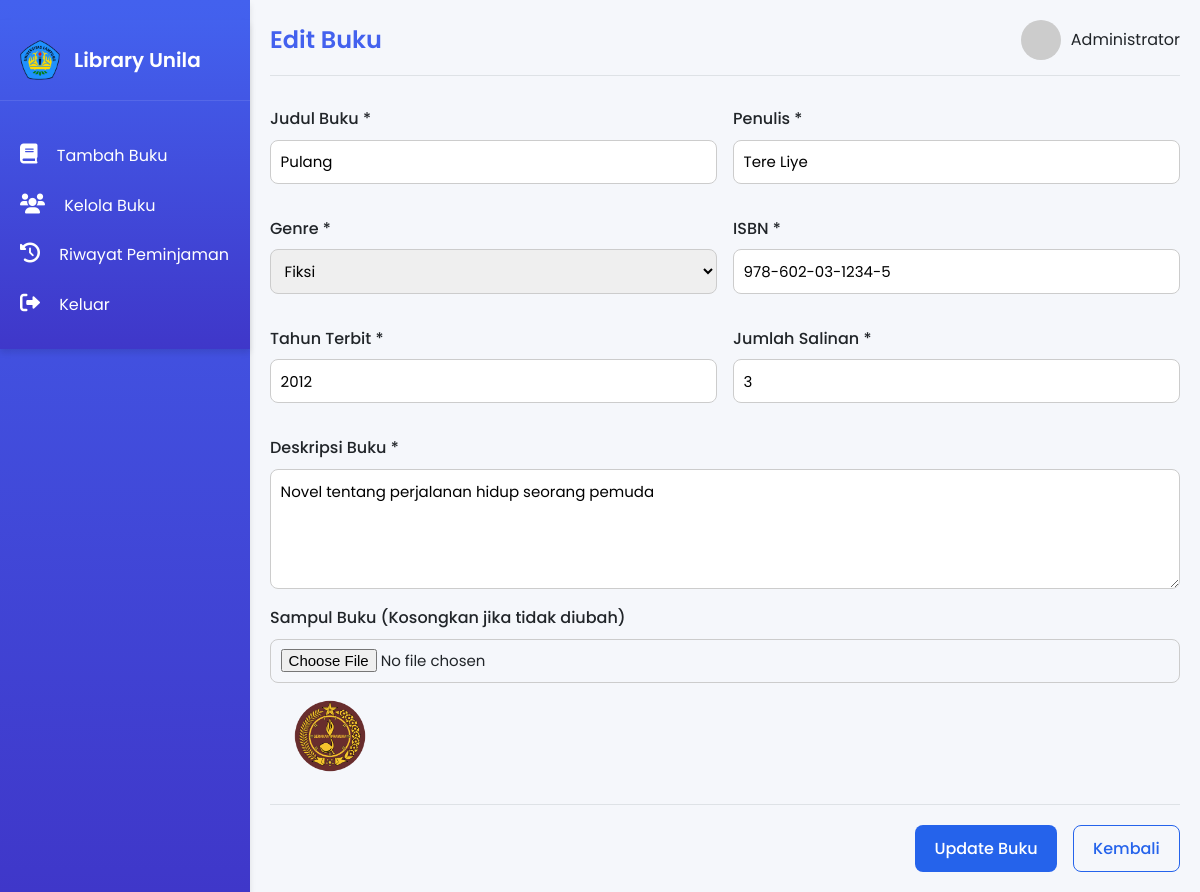
The page /admin/editbuku.php?id=2 (signed in) on the database its author committed.
### tables this page shows
CREATE TABLE `books` (
  `id` int(11) NOT NULL,
  `title` varchar(255) NOT NULL,
  `author` varchar(100) NOT NULL,
  `genre` varchar(50) NOT NULL,
  `isbn` varchar(20) NOT NULL,
  `published_year` year(4) NOT NULL,
  `description` text NOT NULL,
  `cover_image` varchar(255) DEFAULT 'default.jpg',
  `total_copies` int(11) NOT NULL DEFAULT 1,
  `available_copies` int(11) NOT NULL DEFAULT 1
);

### admin/editbuku.php (the view, shortened to what this page needs)
<?php
include '../db.php';
$id = $_GET['id'];
$query = "SELECT * FROM books WHERE id = $id";
$result = mysqli_query($conn, $query);
$book = mysqli_fetch_assoc($result);
?>
<!DOCTYPE html>
<html lang="id">
<head>
    <link rel="stylesheet" href="css/main.css">
    <link rel="stylesheet" href="css/editbuku.css">
    <link rel="stylesheet" href="https://cdnjs.cloudflare.com/ajax/libs/font-awesome/6.0.0-beta3/css/all.min.css">
</head>
<body>
    <div class="container">
        <div class="sidebar" id="sidebar-placeholder"></div>
        <div class="main-content">
            <div class="header">
                <h2>Edit Buku</h2>
                <div class="user-info">
                    <img src="https://randomuser.me/api/portraits/men/41.jpg" alt="Admin">
                    <div>
                        <p>Administrator</p>
                    </div>
                </div>
            </div>
            <div class="content">
                <form action="proses_editbuku.php" method="POST" enctype="multipart/form-data">
                    <div class="form-grid">
                        <div class="form-group">
                            <label for="title">Judul Buku *</label>
                            <input type="text" id="title" name="title" value="<?php echo htmlspecialchars($book['title']); ?>" required>
                        </div>
                        <div class="form-group">
                            <label for="author">Penulis *</label>
                            <input type="text" id="author" name="author" value="<?php echo htmlspecialchars($book['author']); ?>" required>
                        </div>
                    </div>
                    <div class="form-grid">
                        <div class="form-group">
                            <label for="genre">Genre *</label>
                            <select id="genre" name="genre" required>
                                <?php
                                $genres = ["Fiksi", "Non-Fiksi", "Sains", "Sejarah", "Teknologi", "Sastra", "Pendidikan", "Anak-anak", "Romansa", "Fantasi", "Lainnya"];
                                foreach ($genres as $g) {
                                    $selected = ($book['genre'] === $g) ? "selected" : "";
                                    echo "<option value=\"$g\" $selected>$g</option>";
                                }
                                ?>
                            </select>
                        </div>
                        <div class="form-group">
                            <label for="isbn">ISBN *</label>
                            <input type="text" id="isbn" name="isbn" value="<?php echo htmlspecialchars($book['isbn']); ?>" required>
                        </div>
                    </div>
                    <div class="form-grid">
                        <div class="form-group">
                            <label for="published_year">Tahun Terbit *</label>
                            <input type="number" id="published_year" name="published_year" value="<?php echo $book['published_year']; ?>" min="1900" max="<?php echo date('Y'); ?>" required>
                        </div>
                        <div class="form-group">
                            <label for="total_copies">Jumlah Salinan *</label>
                            <input type="number" id="total_copies" name="total_copies" value="<?php echo $book['total_copies']; ?>" min="1" required>
                        </div>
                    </div>
                    <div class="form-group">
                        <label for="description">Deskripsi Buku *</label>
                        <textarea id="description" name="description" rows="4" required><?php echo htmlspecialchars($book['description']); ?></textarea>
                    </div>
                    <div class="form-group">
                        <label for="cover_image">Sampul Buku (Kosongkan jika tidak diubah)</label>
                        <input type="file" name="cover_image" accept="image/*">
                        <div class="preview-image">
                            <img src="../images/<?php echo htmlspecialchars($book['cover_image']); ?>" alt="Sampul saat ini" width="120">
                        </div>
                    </div>
                    <div class="btn-container">
                        <button type="submit" class="btn btn-primary">Update Buku</button>
                        <a href="kelolabuku.php" class="btn btn-outline">Kembali</a>
                    </div>
                </form>
            </div>
        </div>
    </div>
</body>
</html>

### admin/css/main.css (style rules this page uses)
* { margin: 0; padding: 0; box-sizing: border-box; font-family: 'Poppins', sans-serif; }
:root { --primary: #4361ee; --secondary: #3f37c9; --success: #4cc9f0; --light: #f8f9fa; --dark: #212529; --gray: #6c757d; --light-gray: #e9ecef; --border: #dee2e6; --shadow: 0 4px 6px rgba(0, 0, 0, 0.1); --radius: 8px; }
body { background-color: #f5f7fb; color: var(--dark); line-height: 1.6; scrollbar-width: none; }
.container { display: flex; min-height: 100vh; }
.sidebar { width: 250px; background: linear-gradient(180deg, var(--primary), var(--secondary)); color: white; padding: 20px 0; box-shadow: var(--shadow); }
.main-content { flex: 1; padding: 20px; overflow-x: hidden; overflow-y: hidden; }
.header { display: flex; justify-content: space-between; align-items: center; margin-bottom: 30px; padding-bottom: 15px; border-bottom: 1px solid var(--border); }
.header h2 { color: var(--primary); font-weight: 600; }
.user-info { display: flex; align-items: center; }
.user-info img { width: 40px; height: 40px; border-radius: 50%; object-fit: cover; margin-right: 10px; }
.form-grid { display: grid; grid-template-columns: repeat(auto-fit, minmax(300px, 1fr)); gap: 20px; margin-bottom: 20px; }
.form-group label { display: block; margin-bottom: 8px; font-weight: 500; color: var(--dark); }
.form-group input, .form-group select, .form-group textarea { width: 100%; padding: 12px 15px; border: 1px solid var(--border); border-radius: var(--radius); font-size: 15px; transition: 0.3s ease; }
.form-group textarea { min-height: 120px; resize: vertical; }
.btn-container { display: flex; justify-content: flex-end; gap: 15px; margin-top: 30px; padding-top: 20px; border-top: 1px solid var(--border); }
.btn { padding: 12px 25px; border-radius: var(--radius); font-weight: 500; cursor: pointer; transition: 0.3s ease; font-size: 16px; border: none; }
.btn-primary { background-color: var(--primary); color: white; }
.btn-outline { background-color: transparent; border: 1px solid var(--border); color: var(--gray); }

### admin/css/editbuku.css (style rules this page uses)
.form-grid { display: grid; grid-template-columns: 1fr 1fr; gap: 1rem; margin-bottom: 1rem; }
.form-group { display: flex; flex-direction: column; margin-bottom: 1rem; }
.form-group label { margin-bottom: 0.5rem; font-weight: 500; }
.form-group input, .form-group select, .form-group textarea { padding: 0.6rem; border: 1px solid #ccc; border-radius: 8px; }
.btn-container { display: flex; gap: 1rem; margin-top: 1rem; }
.btn { padding: 0.6rem 1.2rem; border: none; border-radius: 8px; text-decoration: none; font-weight: 500; }
.btn-primary { background-color: #2563eb; color: white; }
.btn-outline { background-color: transparent; border: 1px solid #2563eb; color: #2563eb; }
.preview-image { margin-top: 0.5rem; }

### rows shown on the page
books: title "Pulang", author "Tere Liye", isbn "978-602-03-1234-5", published_year "2012", total_copies "3", description "Novel tentang perjalanan hidup seorang pemuda", cover_image (picture)

### other values the page prints
form field genre "Fiksi"
